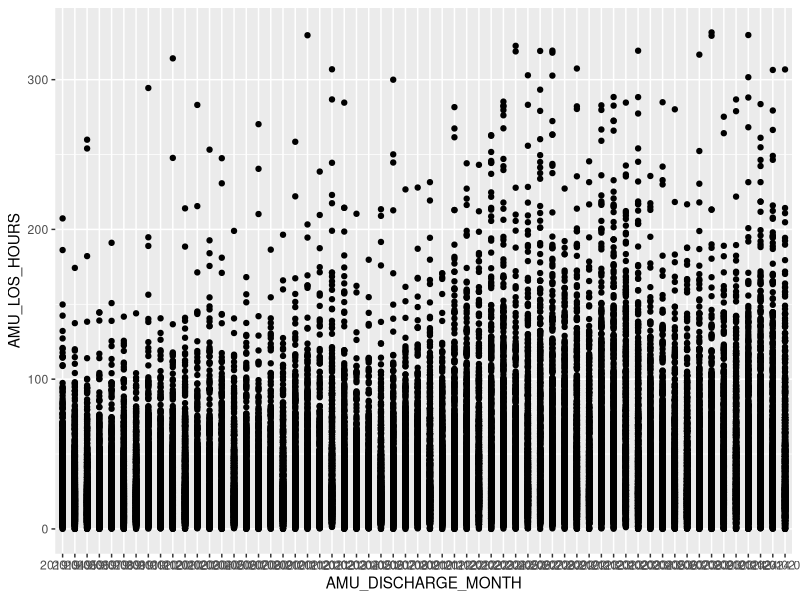
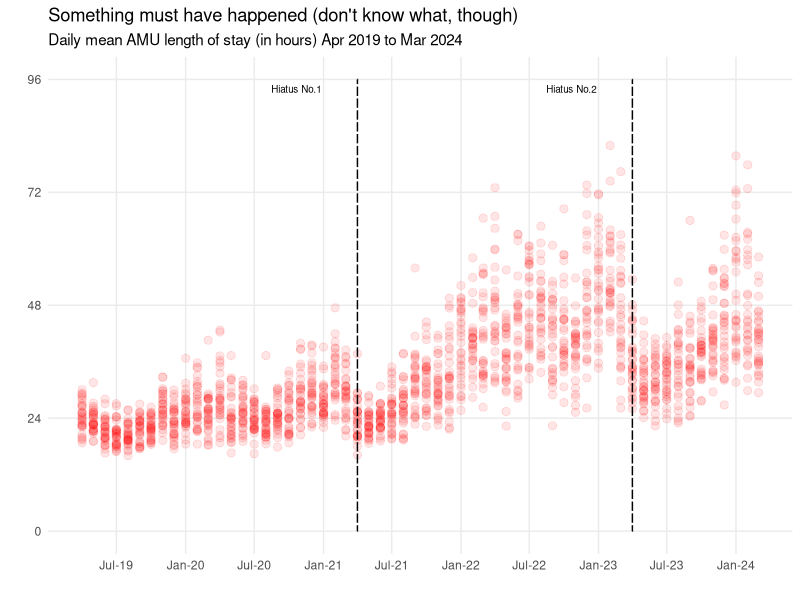

Recreate these plots in R, in order.

# AMU Five Year Timeline --------------------------------------------------


# Packages ----------------------------------------------------------------

library(readxl)
library(tidyverse)


# Import ------------------------------------------------------------------

amu_data <-
  read_xlsx("data/amu_five_years.xlsx")


# Scatterplot -------------------------------------------------------------

ggplot(data = amu_data) +
  aes(x = AMU_DISCHARGE_MONTH,
      y = AMU_LOS_HOURS) +
  geom_point()


# Summary table -----------------------------------------------------------

summary_table <-
  amu_data |> 
  mutate(amu_discharge_date = floor_date(AMU_DISCHARGE_DATETIME,
                                         "days")) |> 
  group_by(amu_discharge_date) |> 
  summarize(mean_los = mean(AMU_LOS_HOURS)) |> 
  mutate(amu_discharge_month = floor_date(amu_discharge_date,
                                          "months"))


# New scatterplot ---------------------------------------------------------

ggplot(data = summary_table) +
  aes(x = as.Date(amu_discharge_month),
      y = mean_los) +
  geom_point(pch = 21,
             fill = "red",
             colour = "red",
             alpha = 0.1,
             size = 2.5) +
  annotate("text", 
           x = as.Date('2020-08-15'),
           y = 94, 
           label = "Hiatus No.1",
           size = 2.5,
           hjust = 0,
           colour = "black") +
  annotate("rect", 
           xmin = as.Date('2023-04-01'), 
           xmax = as.Date('2023-04-01'), 
           ymin = 0, 
           ymax = 96,
           colour = "black",
           linetype = "dashed") +
  annotate("text",
           x = as.Date('2022-08-15'),
           y = 94, 
           label = "Hiatus No.2",
           size = 2.5,
           hjust = 0,
           colour = "black") +
  annotate("rect", 
                      xmin = as.Date('2021-04-01'), 
                      xmax = as.Date('2021-04-01'), 
                      ymin = 0, 
                      ymax = 96,
                      colour = "black",
                      linetype = "dashed",
                      size = 0.5) +
  scale_x_date(date_breaks = "6 month", 
               date_labels = "%b-%y") +
  scale_y_continuous(limits = c(0, 96),
                     breaks = seq(0, 96, 24)) +
  labs(title = "Something must have happened (don't know what, though)",
       subtitle = "Daily mean AMU length of stay (in hours) Apr 2019 to Mar 2024",
       x = "",
       y = "") +
  theme_minimal() +
  theme(panel.grid.minor = element_blank())
